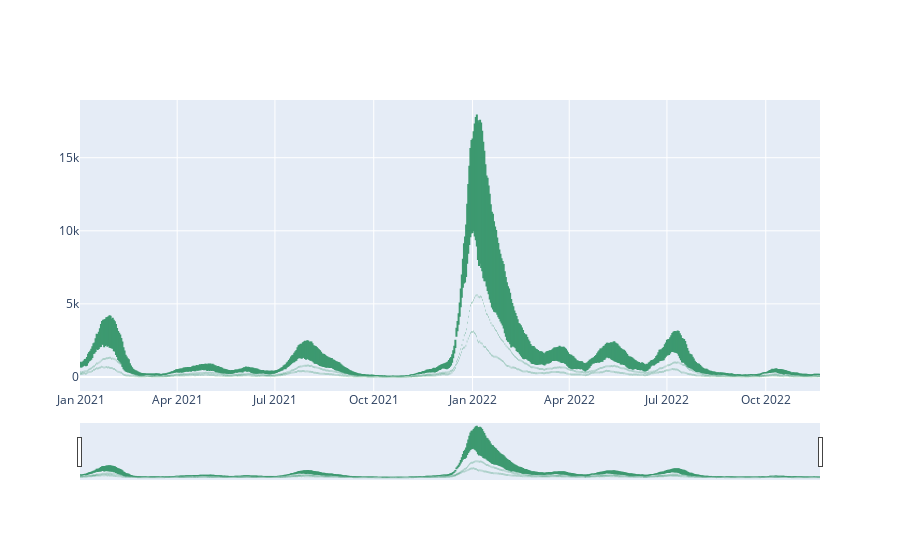

The code cell stored with this chart in its notebook:
### Code cell
fig = go.Figure(data=go.Ohlc(x=data['FECHA'],
                open=data['IA 7 DIAS'],
                high=data['ACUMULADOS 14 DIAS'],
                low=data['ACUMULADOS 7 DIAS'],
                close=data['IA 14 DIAS']))
fig.show()

### Figure 1 — Plotly figure (JSON) as saved in the notebook; plotly's stock layout.template omitted (floating-point values rounded to 4 significant figures; data arrays with more than 128 entries replaced by an {"elided": "..."} marker saying what was removed)
{"data": [{"close": {"elided": "689 float values"}, "high": {"elided": "689 int values"}, "low": {"elided": "689 int values"}, "open": {"elided": "689 float values"}, "type": "ohlc", "x": {"elided": "689 str values"}}], "layout": {}}
